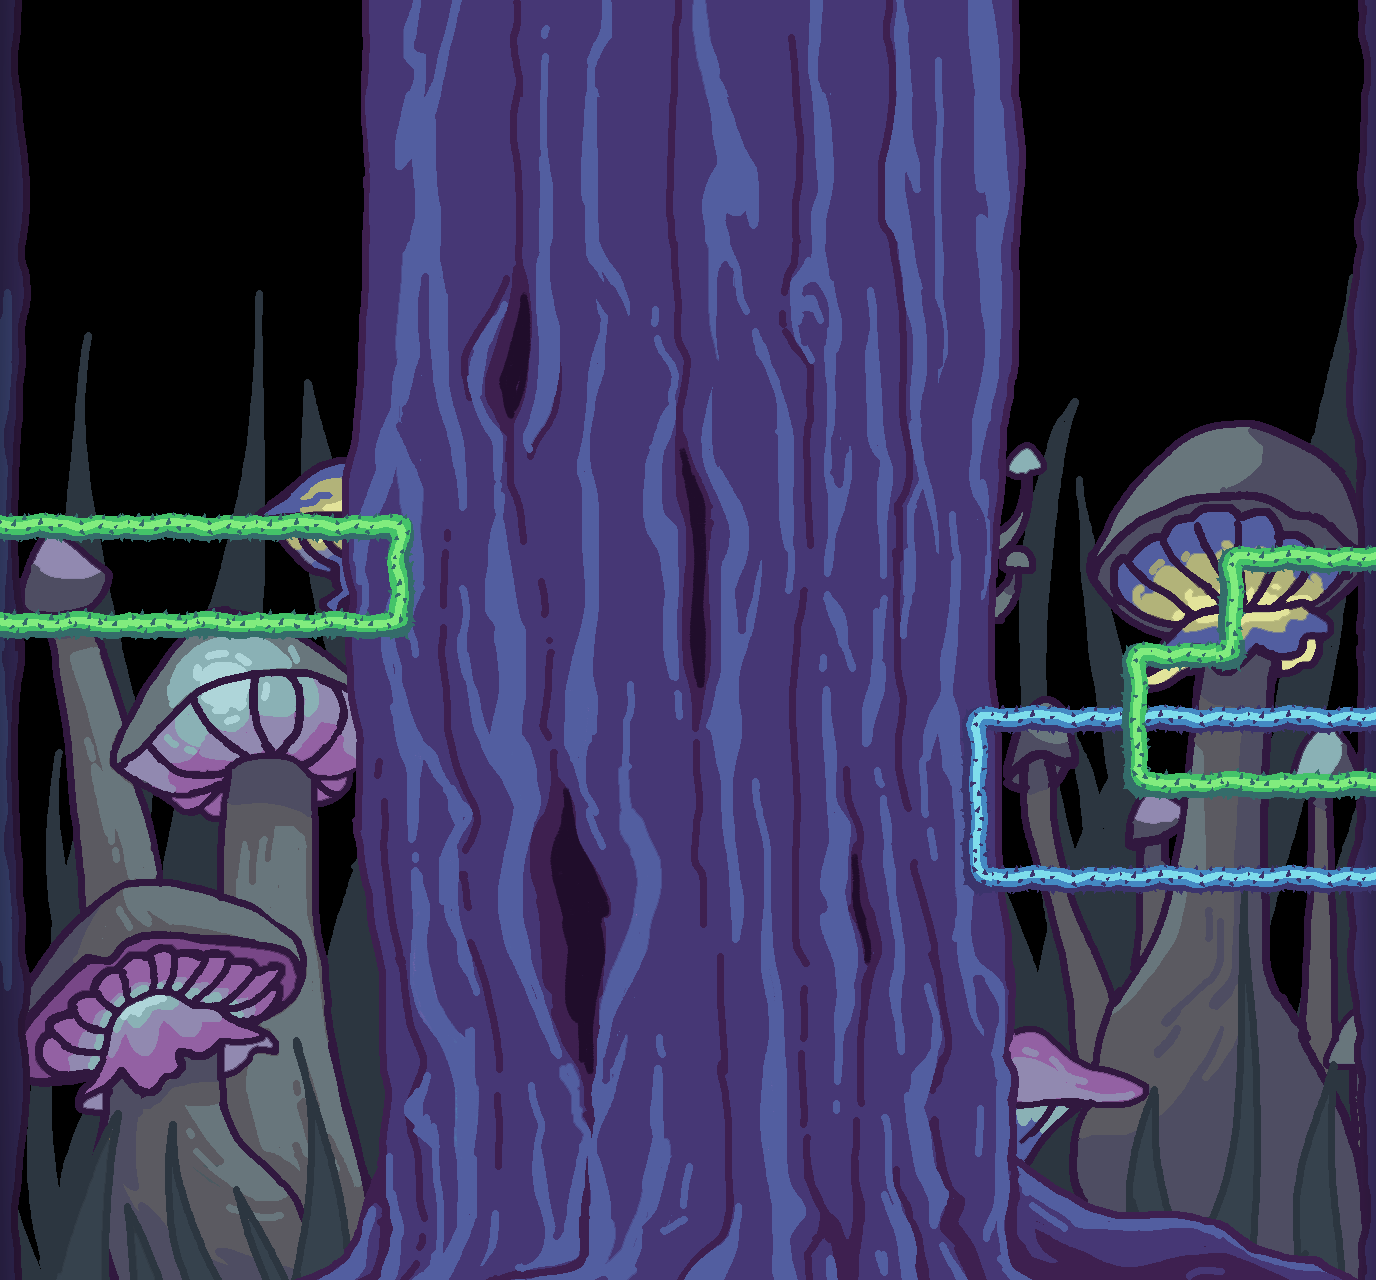

Below is a game level as drawn by its tile map, then a one-line description and the .tmx that defines it (tile-layer data replaced by summaries):
An orthogonal 43x40 tile map with 32x32 px tiles, 3 tile layers (Tile Layer 1, Tile Layer 2, Tile Layer 3), 5 tilesets, 1 image layer.

<map version="1.10" tiledversion="1.10.2" orientation="orthogonal" renderorder="right-down" width="43" height="40" tilewidth="32" tileheight="32" infinite="0" nextlayerid="6" nextobjectid="1">
 <tileset firstgid="1" name="Tiles1" tilewidth="32" tileheight="32" tilecount="36" columns="6">
  <image source="Tiles1.png" width="192" height="192" />
 </tileset>
 <tileset firstgid="37" name="Tiles2" tilewidth="32" tileheight="32" tilecount="36" columns="6">
  <image source="Tiles2.png" width="192" height="192" />
 </tileset>
 <tileset firstgid="73" name="side_left" tilewidth="32" tileheight="32" tilecount="20" columns="1">
  <image source="side_left.png" width="32" height="640" />
 </tileset>
 <tileset firstgid="93" name="side_right" tilewidth="32" tileheight="32" tilecount="20" columns="1">
  <image source="side_right.png" width="32" height="640" />
 </tileset>
 <tileset firstgid="113" name="jerrycan" tilewidth="32" tileheight="32" tilecount="9" columns="3">
  <image source="jerrycan.png" width="96" height="96" />
 </tileset>
 <imagelayer id="2" name="bg">
  <image source="secondbg.png" width="1366" height="1280" />
 </imagelayer>
 <layer id="1" name="Tile Layer 1" width="43" height="40">
  <data>[1720 cells, 108 non-empty, 50 distinct tile ids]</data>
 </layer>
 <layer id="4" name="Tile Layer 2" width="43" height="40">
  <data>[1720 cells, 79 non-empty, 27 distinct tile ids]</data>
 </layer>
 <layer id="5" name="Tile Layer 3" width="43" height="40">
  <data>[1720 cells, 0 non-empty, 0 distinct tile ids]</data>
 </layer>
</map>
